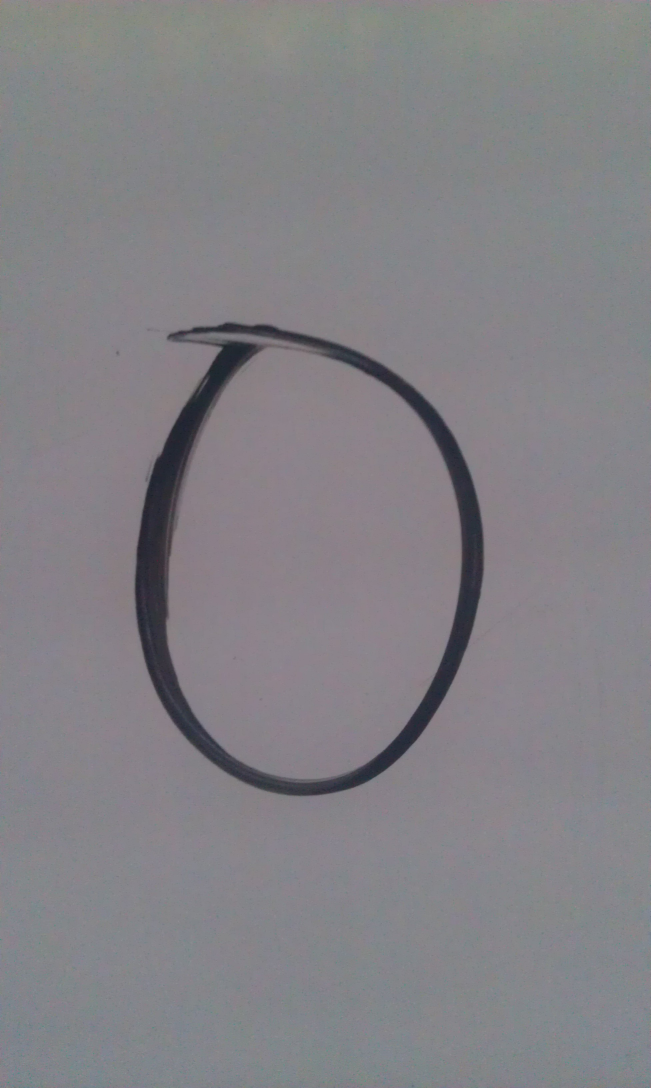
#> input picture python-tests/0/IMAG0018.jpg, 1952 x 3264 px (shown at 1/3 size); its folder holds only this picture in this run
$ python Teacher.py   (Python 2 division)   (older library calls are emulated)
#> lines starting #> are read from the running program, lines starting #| are printed output that depends on the picture; after the words box and inside, x2 and y2 are one past the last pixel; in counts of white or black regions, pixels touching at a corner belong together
import Image
import ImageDraw
import os
import time
import argparse
import decimal
import math
import sys

# Global Variables
# 1 - thin outlines
# 8 - thicker outlines
BlackNeighborTolerance = 7

# Used as the width for input images
InitialImageWidth = 400

# Dataset Trimmming - keeps every nth point from the dataset
DatasetTrimThreshold = 10

# Average Image Resolution
# Images need to be uniform size to be properly average
# Since symbols can be either landscape or portrait, we
# average that to a square for simplicity's sake
AverageImageResolution = 300

# Decides how common a pixel has to be to be incorporated into the average: 1 - 100
PixelTolerance = 30


class Region():
	# [13 lines left out: functions __init__, add, not called in this run]

	def box(self):
		return [(self._min_x, self._min_y), (self._max_x, self._max_y)]


# [8 lines left out: function FindLargestRegion, not called in this run]


def PrepareImage(Source):
	print("\tPreparing image for analysis...")
	Width,Height = Source.size
	Source = Source.resize((InitialImageWidth, Height/(Width / InitialImageWidth)), Image.ANTIALIAS)

	Source = Source.convert("L")
	return Source


# [84 lines left out: functions GrowingRegions, FindRegions, not called in this run]

def Threshold(Source):
	print("\tThreshold...")

	Width,Height = Source.size

	# Get a reference array to the pixels in the image
	AllPixels = Source.load()

	# Loop through the pixels in the image and perform the threshold operation
	# Brightness value of 80 or less: Black
	# Brightness value of 81 or more: White
	for x in range(0, Width):
		for y in range(0, Height):
			if AllPixels[x, y] < 80:
				AllPixels[x, y] = 0
			else:
				AllPixels[x, y] = 255
	return Source

# [46 lines left out: functions RemoveNoise, FindEdges, not called in this run]

def CropToSymbol(Source):
	print("\tCropping image to symbol boundaries...")
	Width,Height = Source.size
	AllPixels = Source.load()

	LeftBound = -1
	TopBound = -1
	RightBound = -1
	BottomBound = -1

	for x in range(0, Width):
		for y in range(0, Height):
			if AllPixels[x, y] == 0:
				# print("Black pixel at " + str(x) + ", " + str(y))
				if LeftBound == -1:
					LeftBound = x

				if TopBound == -1 or y < TopBound:
					TopBound = y

				if y > BottomBound:
					BottomBound = y

				RightBound = x

	BoundingBox = (LeftBound, TopBound, RightBound, BottomBound)
	Result = Source.crop(BoundingBox)
	return Result


def AssemblePointCloud(Source, Simplify):
	print("Assembling point cloud...")
	# Turn the simplified image into pure data
	Width,Height = Source.size
	AllPixels = Source.load()

	PointCloud = []
	for x in range(0, Width):
		for y in range(0, Height):
			if AllPixels[x, y] == 0:
				PointCloud.append((x, y))

	if Simplify == True:
		print("Simplifying point cloud...")
		NewPointCloud = []
		for point in range(0, len(PointCloud)):
			# Remove every Nth point - simplifying the data set
			if point % DatasetTrimThreshold == 0:
				NewPointCloud.append(PointCloud[point])
		return NewPointCloud

	else:
		return PointCloud

def BuildImageFromPointCloud(PointCloud):
	# Inverse operation to the AssemblePointCloud method - converts a list of points to a binary image
	print("Building image from point cloud...")
	Result = Image.new("L", (AverageImageResolution, AverageImageResolution), 255)
	AllPixels = Result.load()

	for point in PointCloud:
		AllPixels[point[0], point[1]] = 0

	return Result


def BuildAverageImage(PixelAppearanceTracker, TotalImagesProcessed):
	decimal.getcontext().prec = 2
	print("Building average image from a set of " + str(TotalImagesProcessed) + "...")
	AverageImage = Image.new("L", (AverageImageResolution, AverageImageResolution), 255)
	AllPixels = AverageImage.load()
	for x in range(0, AverageImageResolution):
		for y in range(0, AverageImageResolution):
			if ((decimal.Decimal(PixelAppearanceTracker[x][y]) / decimal.Decimal(TotalImagesProcessed)) * decimal.Decimal(100)) > PixelTolerance:
				# print((PixelAppearanceTracker[x][y] / TotalImagesProcessed) * 100)
				AllPixels[x, y] = 0

			# DEBUG PURPOSES ONLY: Should generate a sort of grayscale heatmap
			# AllPixels[x, y] = (PixelAppearanceTracker[x][y] / TotalImagesProcessed) * 255
	return AverageImage

def AddToPixelAppearanceRate(PixelAppearanceTracker, Source):
	print("\tCalculating pixel appearance rate...")
	AllPixels = Source.load()
	for x in range(0, AverageImageResolution):
		for y in range(0, AverageImageResolution):
			if AllPixels[x, y] == 0:
				PixelAppearanceTracker[x][y] += 1

	return PixelAppearanceTracker

def CreatePointCloudFile(PointCloud, TargetDirectory, SymbolName):
	print("Creating point cloud file...")
	Handle = file(TargetDirectory + "/" + SymbolName + ".txt", "w")
	for point in PointCloud:
		Handle.write(str(point[0]) + " " + str(point[1]) + "\n")
	Handle.close()

def ConvertToSquare(Source):
	Source = Source.resize((AverageImageResolution, AverageImageResolution), Image.NEAREST)
	return Source

def main():

	# Argument handling

	if len(sys.argv) == 1:
		print("No arguments, running full analysis.")

	# End argument handling

	StartTime = time.time()
	FilesProcessed = 0
	# Label a directory for all converted output files
	TargetDirectory = "output/"

	# If that target directory doesn't exist, make it
	if not os.path.isdir(TargetDirectory):
		os.mkdir(TargetDirectory)

	ThisDirectory = os.listdir(".")

	# Find all the files in this directory
	for filename in ThisDirectory:

		# If we've found a new directory and it isn't the output one
		if os.path.isdir(filename) and filename != "output":
			print("Scanning directory " + filename)
			# Find all the images (well, all the files) in the directory
			TeachingImages = os.listdir(filename)
			# Assemble an output directory for these images
			TargetPath = TargetDirectory + filename + "_proc"

			# Set up the 2D array to track pixel occurrence rates for this symbol
			PixelAppearanceTracker = []
			for i in range(0, AverageImageResolution):
				PixelAppearanceTracker.append([])
				for ii in range(0, AverageImageResolution):
					PixelAppearanceTracker[i].append(0)

			ImagesProcessed = 0
			# Loop through all the images
			for image in TeachingImages:

				# And finally, check whether this file is an actual image or not
				if os.path.splitext(image)[1] == ".jpg":

					# If our assembled output directory doesn't exist, create it
					if not os.path.isdir(TargetPath):
						os.mkdir(TargetPath)

					print("Loading image " + image)
					Input = Image.open(filename + "/" + image)
#> Input is the input picture: PIL image 1952x3264 RGB; mean R, G, B 130.9, 129.1, 133.7

					# Aaaand, just put the image through the motions
					Output = PrepareImage(Input)
#> in PrepareImage, `Source = Source.resize((InitialImageWidth, Height/(Width / InitialImag..`:
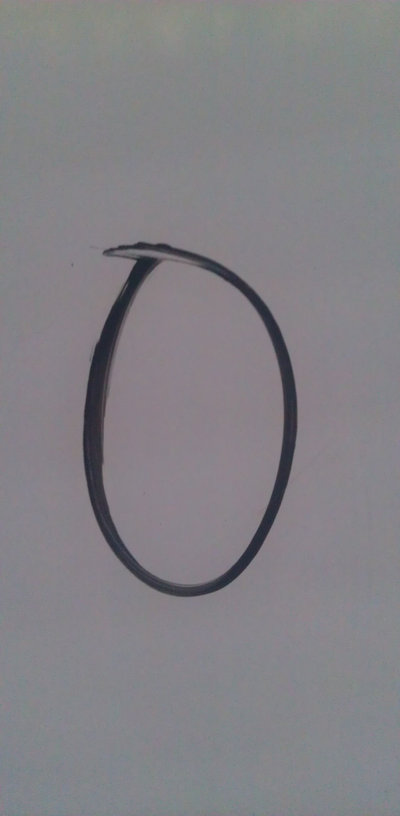
#> Source: PIL image 400x816 RGB; mean R, G, B 130.9, 129.1, 133.7

					Output = Threshold(Output)
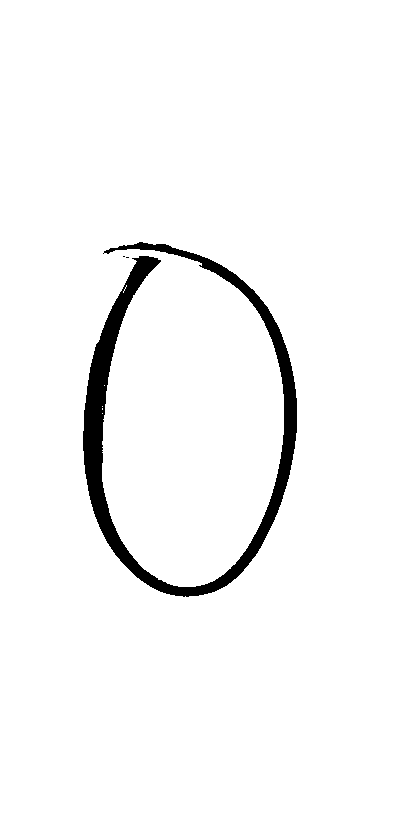
#> Output: PIL image 400x816 L; 96.6% white; 3 black regions (2 under 20 px), largest, box (x1, y1, x2, y2) and area: (83, 242, 297, 597) 11240

					Output = CropToSymbol(Output)
#> in CropToSymbol, `Result = Source.crop(BoundingBox)`:
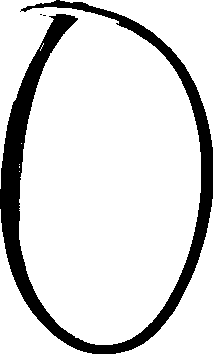
#> Result: PIL image 213x354 L; 85.1% white; 3 black regions (2 under 20 px), largest, box (x1, y1, x2, y2) and area: (0, 0, 213, 354) 11200

					Output = ConvertToSquare(Output)
#> in ConvertToSquare, `Source = Source.resize((AverageImageResolution, AverageImageResolution..`:
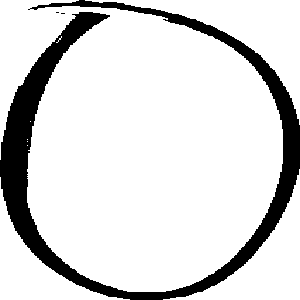
#> Source: PIL image 300x300 L; 85.1% white; 3 black regions (2 under 20 px), largest, box (x1, y1, x2, y2) and area: (0, 0, 300, 300) 13372

					# Add to image averaging total
					PixelAppearanceTracker = AddToPixelAppearanceRate(PixelAppearanceTracker, Output)
#> PixelAppearanceTracker = 300 items

					# For testing purposes only, save each image after modification
					Output.save(TargetPath + "/" + image)

					# Tick up the total number of files worked with (overall)
					FilesProcessed += 1

					# Tick up the number of images processed in this directory
					ImagesProcessed += 1
					print("\tFinished analyzing image.")

			if ImagesProcessed > 0:
				AverageImage = BuildAverageImage(PixelAppearanceTracker, ImagesProcessed)
#> in BuildAverageImage, `AverageImage = Image.new("L", (AverageImageResolution, AverageImageRes..`: AverageImage: PIL image 300x300 L; every value is 255
				AverageImage.save(TargetPath + "/Average.jpg")
				PointCloud = AssemblePointCloud(AverageImage, True)
#> PointCloud = 1338 pairs, first value 0 to 299, second value 1 to 299
				FinalImage = BuildImageFromPointCloud(PointCloud)
#> the loop in BuildImageFromPointCloud, `for point in PointCloud:` made 1338 passes
#> point on passes 1 to 3: (0, 160), (0, 170), (1, 145)
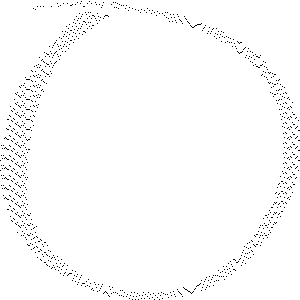
#> FinalImage: PIL image 300x300 L; 98.5% white; black in thin lines or dots
				FinalImage.save(TargetPath + "/AveragedSimplifiedPointCloud.jpg")
				CreatePointCloudFile(PointCloud, TargetPath, filename)
#> the loop in CreatePointCloudFile, `for point in PointCloud:` made 1338 passes
		else:
			print("Skipping " + filename)

	print "Done!"
	print(str(time.time() - StartTime) + " seconds elapsed.")
	print(str(FilesProcessed) + " files processed.")

main()
